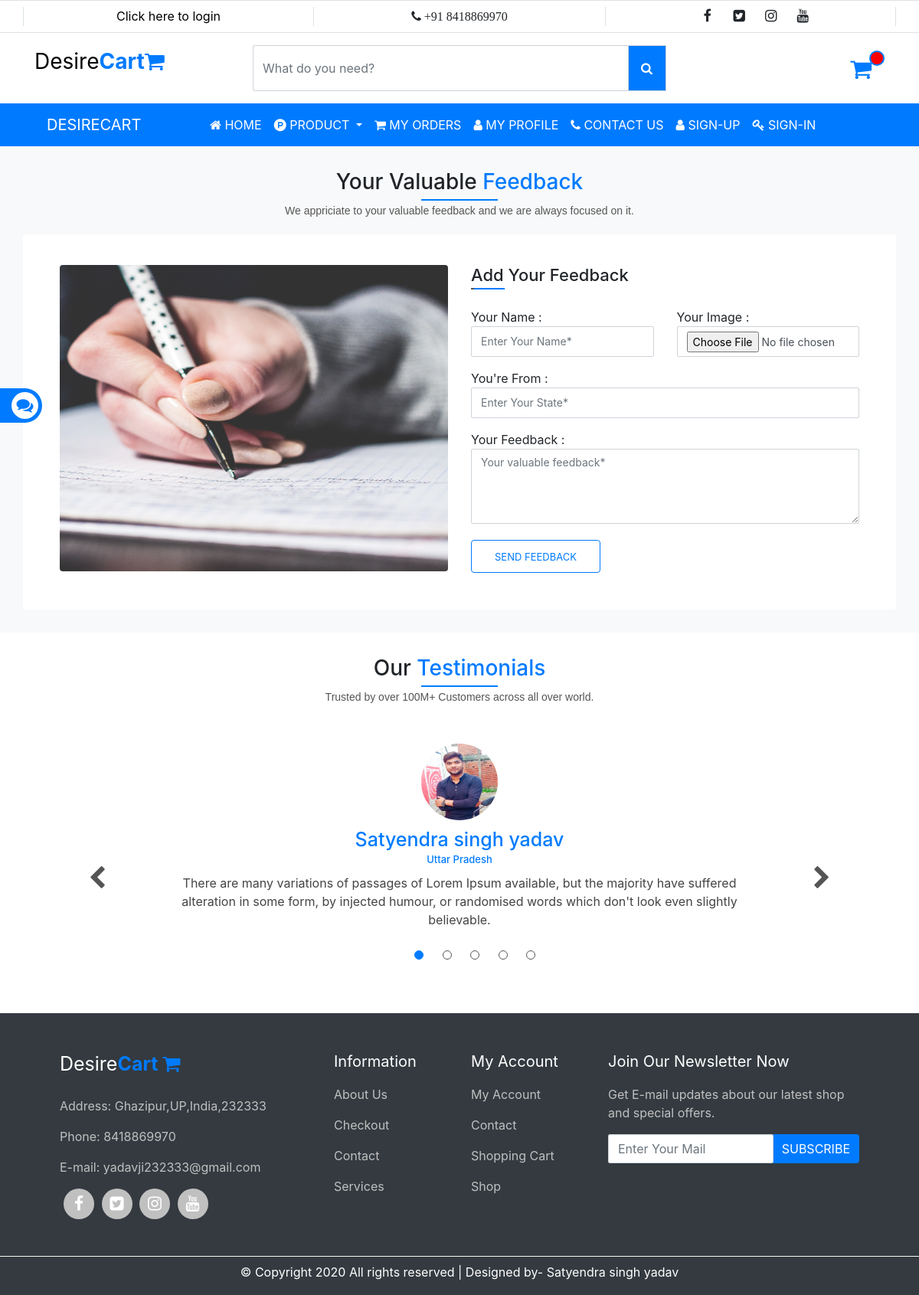
The app's page /user/feedback/ with its own data.
### user/models.py (models this page shows, shortened)
class feedbackinfo(models.Model):
    id=models.AutoField
    name=models.CharField(max_length=70)
    img=models.ImageField(upload_to="static/upload/testimonial/",default="");
    state=models.CharField(max_length=100)
    msg=models.CharField(max_length=2000)

### user/views.py (the view, shortened to what this page needs)
# urls.py: path('feedback/',views.feedback),
def feedback(request):
    pdata = feedbackinfo.objects.all()
    noofitemsincart=""
    if request.user.is_authenticated:
        uname = request.user
        noofitemsincart = addtocart.objects.filter(userid=uname, status=True).count()
    return render(request, 'user/feedback.html',{"data1": pdata,"cart":noofitemsincart})

### templates/user/feedback.html (shortened to what this page needs)
{% extends 'base.html' %}
{% block content %}
{% load static %}
<div class="container-fluid newSection bg-light">
    <h3 class="sectionTitle">Your Valuable <span class="themeText">Feedback</span> </h3>
    <p class="sectionContent">
        We appriciate to your valuable feedback and we are always focused on it.
    </p>
    <div class="container bg-white rounded pb-5 pl-5 pr-5 pt-3">
        <div class="row flex-column-reverse flex-lg-row">
            <div class="col-sm-6 mt-4 feebBackImg">
                <img src="{% static 'images/notes.jpg'%}">
            </div>
            <div class="col-sm-6 mt-4">
                <h4 class="divHeading">Add Your Feedback </h4>
                <form class="form" method="post" id="feedForm" action="/user/feedback/" enctype="multipart/form-data">
                    <div class="row">
                        <div class="col-sm-6">
                            <label class="mb-0 mt-3">Your Name :</label>
                            <input type="text" name="name" class="form-control nikkuchikku" placeholder="Enter Your Name*" required="" pattern="[A-Za-z .]{3,50}" title="Enter your name (Only valid name acceptable.)">
                        </div>
                        <div class="col-sm-6">
                            <label class="mb-0 mt-3">Your Image :</label>
                            <input type="file" name="img" class="form-control nikkuchikku" required="" title="Your profile picture">
                        </div>
                        <div class="col-sm-12">
                            <label class="mb-0 mt-3">You're From :</label>
                            <input type="text" name="state" class="form-control nikkuchikku" placeholder="Enter Your State*" required="" pattern="[A-Za-z0-9 .]{3,50}" title="Enter Your State name">
                        </div>
                        <div class="col-sm-12">
                            <label class="mb-0 mt-3">Your Feedback :</label>
                            <textarea class="form-control nikkuchikkut" rows="4" name="msg" placeholder="Your valuable feedback*" required=""></textarea>
                        </div>
                        <div class="col-sm-12 mt-3">
                            <input type="submit" class="divBtn" name="submit" value="SEND FEEDBACK">
                        </div>
                    </div>
                </form>
            </div>
        </div>
    </div>
</div>
    </div>
    <div class="container">
        <div class="row">
            <div class="col-12 newSection">
                <h3 class="sectionTitle">Our <span class="themeText">Testimonials</span> </h3>
                <p class="sectionContent">
                    Trusted by over 100M+ Customers across all over world.
                </p>
            </div>
            <div class="col-md-12">
                <section id="testim" class="testim">
                    <div class="wrap">
                        <span id="right-arrow" class="arrow right fa fa-chevron-right"></span>
                        <span id="left-arrow" class="arrow left fa fa-chevron-left "></span>
                        <ul id="testim-dots" class="dots">
                            {% for g in data1 %}
                            <li class="dot"></li>
                            {% endfor %}
                        </ul>
                        <div id="testim-content" class="cont">
                {% if data1 %}
                            {% for f in data1 %}
                                <div class="">
                                    <div class="img">
                                        <img src="/{{f.img}}" alt="Testimonial"></div>
                                    <h2 class="mb-0" style="font-size:25px;">{{f.name}}</h2>
                                    <small>
                                        <h2>{{f.state}}</h2>
                                    </small>
                                    <p>{{f.msg}}</p>
                                </div>
                            {% endfor %}
                {% endif %}
                        </div>
                    </div>
                </section>
            </div>
        </div>
    </div>
    </div>
{% endblock %}

### records on screen
feedbackinfo: name "Satyendra singh yadav", state "Uttar Pradesh", msg "There are many variations of passages of Lorem Ipsum available, but the majority have suffered alteration in some form, by injected humour, or randomised words which don't look even slightly believable."
